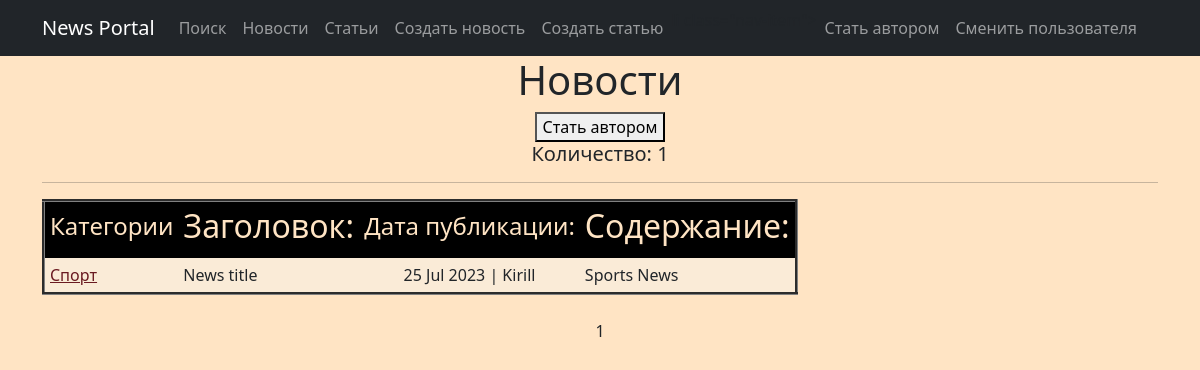
The page /newsportal/news/ on the database as committed earlier.
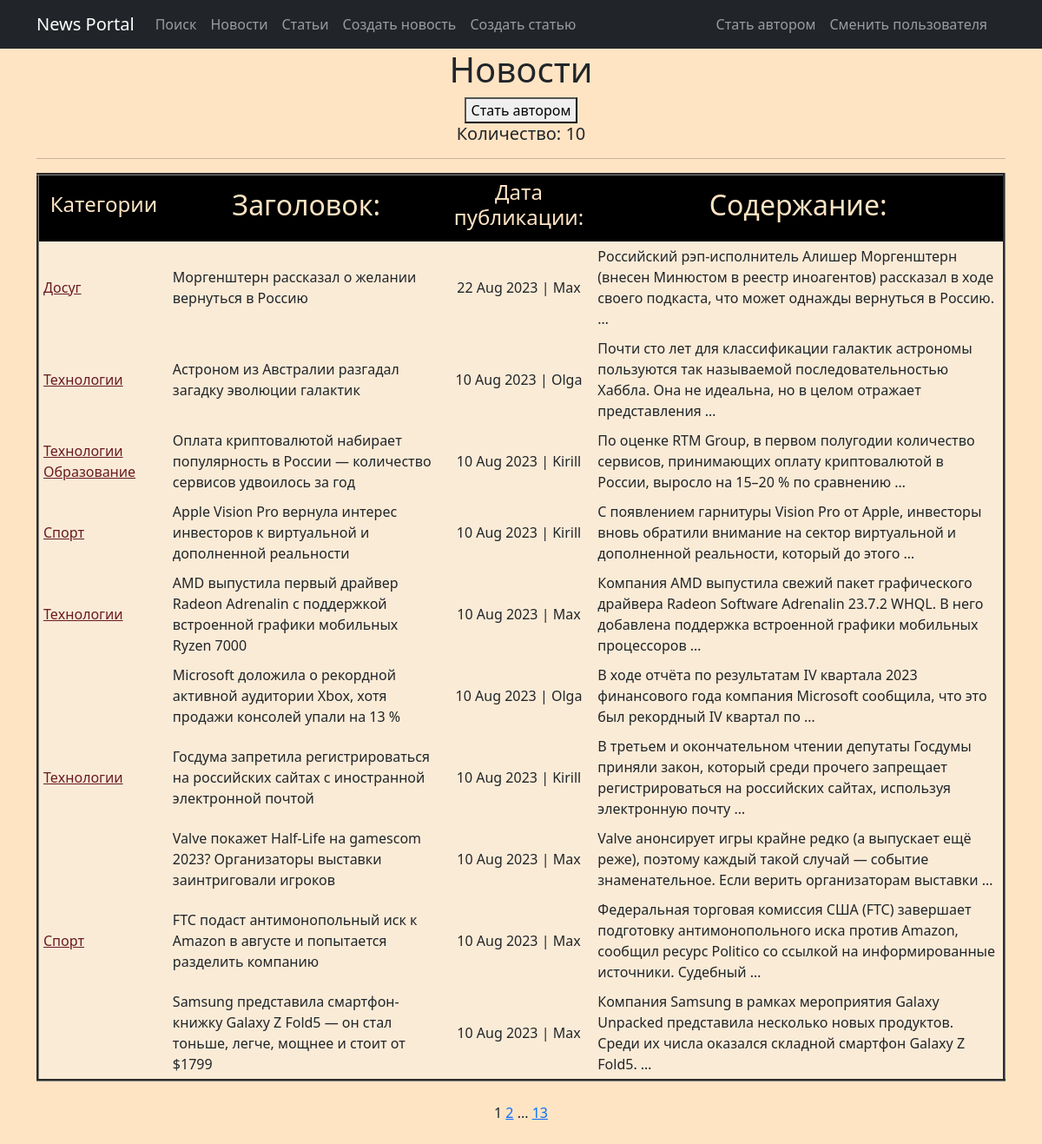
The same page on the database as committed later.
### news_db/models.py (models this page shows, shortened)
class Category(models.Model):
    name = models.CharField(max_length=255, unique=True)
    subscribers = models.ManyToManyField(User, related_name='categories')
    def __str__(self):
        return self.name.title()

class Post(models.Model):
    article = 'AR'
    news = 'NW'
    POSITIONS = [
        (article, 'Статья'),
        (news, 'Новость')
    ]
    author = models.ForeignKey(Author, on_delete=models.CASCADE)
    position = models.CharField(max_length=2, choices=POSITIONS, default=article)
    create_date = models.DateTimeField(auto_now_add=True)
    title = models.CharField(max_length=250)
    text = models.TextField()
    rate = models.IntegerField(default=0)
    category = models.ManyToManyField(Category, through='PostCategory')

class Author(models.Model):
    user = models.OneToOneField(User, on_delete=models.CASCADE)
    rate = models.IntegerField(default=0)

### news_db/views.py (the view)
# urls.py: path('news/', NewsList.as_view(), name='news_list'),
class NewsList(ListView):
    model = Post
    queryset = Post.objects.filter(position="NW")
    ordering = '-create_date'
    template_name = 'news.html'
    context_object_name = 'news'
    paginate_by = 10
    def get_context_data(self, **kwargs):
        context = super().get_context_data(**kwargs)
        context['is_not_author']= not self.request.user.groups.filter(name= 'author').exists()
        return context

### templates/news.html (shortened to what this page needs)
{% extends 'flatpages/default.html' %}
{% load custom_filter %}
{% load custom_tags %}
{% block content %}
    <h1>Новости</h1>
    {% if is_not_author %}
        <button>Стать автором</button>
    {% endif %}
    {% if news %}
        <table border="3" , cellpadding="5" , bgcolor="#faebd7">
            <tr bgcolor="black" style="color: bisque">
                <td><h4>Категории</h4></td>
                <td><h2>Заголовок:</h2></td>
                <td><h4>Дата публикации:</h4></td>
                <td><h2>Содержание:</h2></td>
            </tr>
            <h5>Количество: {{ news|length }}</h5>
            <hr>
            {% for nws in news %}
                <tr>
                    <td align="left">{% for category in nws.category.all %}
                        <a style="color: #6a1a21" href="{% url 'categories_list' category.id %}">{{ category }}</a>
                    {% endfor %}
                    </td>
                    <td align='left'><a class="nav-link" href="/newsportal/news/{{ nws.pk }}">{{ nws.title }}</a></td>
                    <td align="center">{{ nws.create_date|date:'d M Y'}} | {{ nws.author.user.username }}</td>
                    <td align="left"><a class="nav-link" href="/newsportal/news/{{ nws.pk }}">
                        {{ nws.text|truncatewords:20 }}</a></td>
                </tr>
            {% endfor %}
        </table>
        <br>
    {% endif %}
    {{ page_obj.number }}
    {% if page_obj.has_next %}
        <a href="?page={{ page_obj.next_page_number }}">{{ page_obj.next_page_number }}</a>
        {% if paginator.num_pages != page_obj.next_page_number %}
            ...
            <a href="?page={{ page_obj.paginator.num_pages }}">{{ page_obj.paginator.num_pages }}</a>
            <br>
        {% endif %}
    {% endif %}
    <br>
{% endblock content %}

Rows that differ between the two databases and show on the page:
no longer on this page (row edited): Post: title "News title", create_date "25 Jul 2023", author.user.username "Kirill", text "Sports News", Category (name "Спорт")
added Post: title "Моргенштерн рассказал о желании вернуться в Россию", create_date "22 Aug 2023", author.user.username "Max", text "Российский рэп-исполнитель Алишер Моргенштерн (внесен Минюстом в реестр иноагентов) рассказал в ходе своего подкаста, что может однажды вернуться в Россию. …"
now on this page (row unchanged): Category: name "Досуг", shown under "Моргенштерн рассказал о желании вернуться в Россию"
added Post: title "Астроном из Австралии разгадал загадку эволюции галактик", create_date "10 Aug 2023", author.user.username "Olga", text "Почти сто лет для классификации галактик астрономы пользуются так называемой последовательностью Хаббла. Она не идеальна, но в целом отражает представления …"
now on this page (row edited): Category: name "Технологии"
added Post: title "Оплата криптовалютой набирает популярность в России — количество сервисов удвоилось за год", create_date "10 Aug 2023", author.user.username "Kirill", text "По оценке RTM Group, в первом полугодии количество сервисов, принимающих оплату криптовалютой в России, выросло на 15–20 % по сравнению …"
now on this page (row unchanged): Category: name "Образование", shown under "10 Aug 2023"
added Post: title "Apple Vision Pro вернула интерес инвесторов к виртуальной и дополненной реальности", create_date "10 Aug 2023", author.user.username "Kirill", text "С появлением гарнитуры Vision Pro от Apple, инвесторы вновь обратили внимание на сектор виртуальной и дополненной реальности, который до этого …", Category (name "Спорт")
added Post: title "AMD выпустила первый драйвер Radeon Adrenalin с поддержкой встроенной графики мобильных Ryzen 7000", create_date "10 Aug 2023", author.user.username "Max", text "Компания AMD выпустила свежий пакет графического драйвера Radeon Software Adrenalin 23.7.2 WHQL. В него добавлена поддержка встроенной графики мобильных процессоров …"
added Post: title "Microsoft доложила о рекордной активной аудитории Xbox, хотя продажи консолей упали на 13 %", create_date "10 Aug 2023", author.user.username "Olga", text "В ходе отчёта по результатам IV квартала 2023 финансового года компания Microsoft сообщила, что это был рекордный IV квартал по …"
added Post: title "Госдума запретила регистрироваться на российских сайтах с иностранной электронной почтой", create_date "10 Aug 2023", author.user.username "Kirill", text "В третьем и окончательном чтении депутаты Госдумы приняли закон, который среди прочего запрещает регистрироваться на российских сайтах, используя электронную почту …"
added Post: title "Valve покажет Half-Life на gamescom 2023? Организаторы выставки заинтриговали игроков", create_date "10 Aug 2023", author.user.username "Max", text "Valve анонсирует игры крайне редко (а выпускает ещё реже), поэтому каждый такой случай — событие знаменательное. Если верить организаторам выставки …"
added Post: title "FTC подаст антимонопольный иск к Amazon в августе и попытается разделить компанию", create_date "10 Aug 2023", author.user.username "Max", text "Федеральная торговая комиссия США (FTC) завершает подготовку антимонопольного иска против Amazon, сообщил ресурс Politico со ссылкой на информированные источники. Судебный …", Category (name "Спорт")
added Post: title "Samsung представила смартфон-книжку Galaxy Z Fold5 — он стал тоньше, легче, мощнее и стоит от $1799", create_date "10 Aug 2023", author.user.username "Max", text "Компания Samsung в рамках мероприятия Galaxy Unpacked представила несколько новых продуктов. Среди их числа оказался складной смартфон Galaxy Z Fold5. …"
Other text that changed with them:
{{ news|length }}: "1" → "10"
{{ page_obj.next_page_number }}: (not shown) → "2"
{{ page_obj.paginator.num_pages }}: (not shown) → "13"
